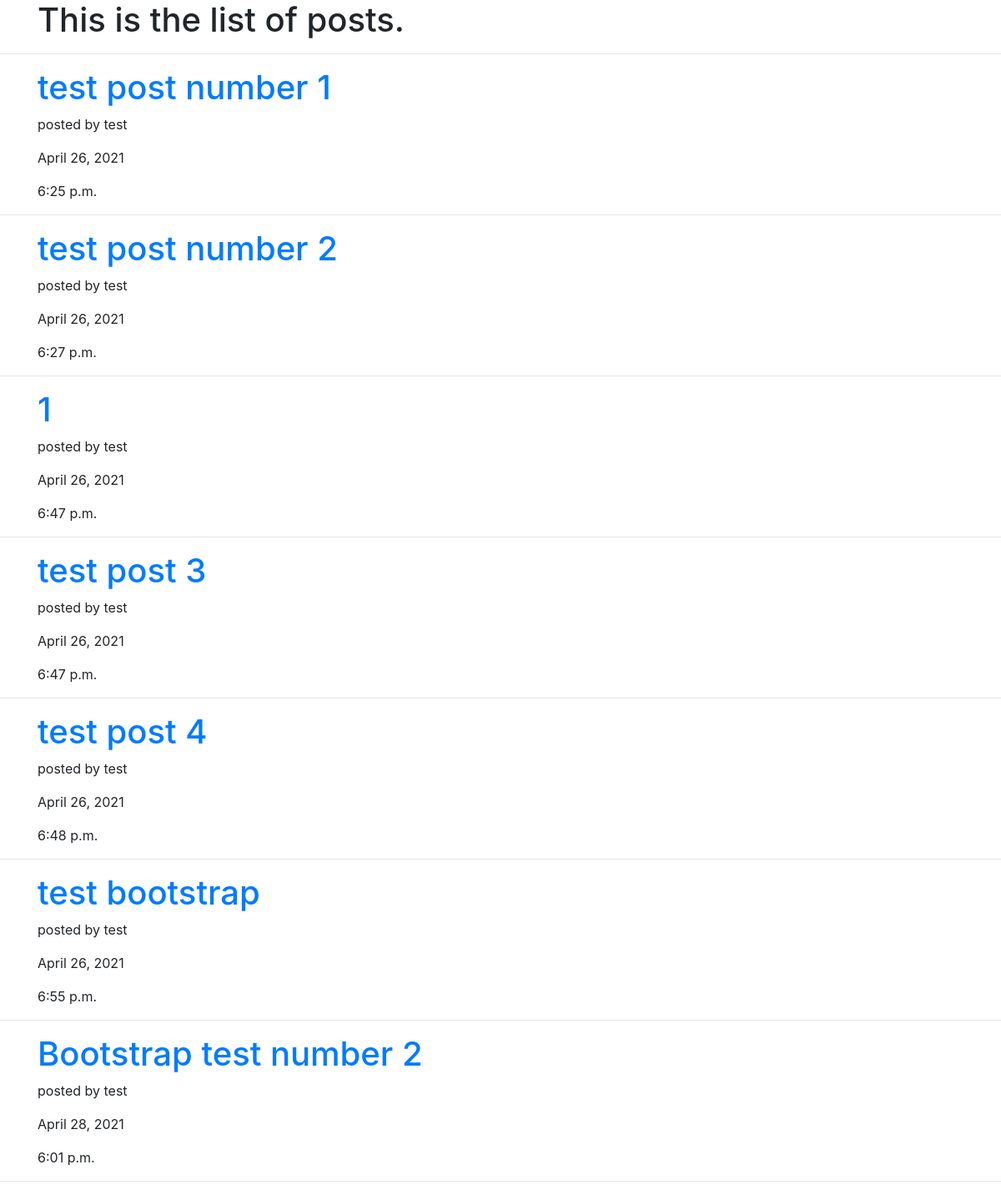
The app's page /posts/, older data.
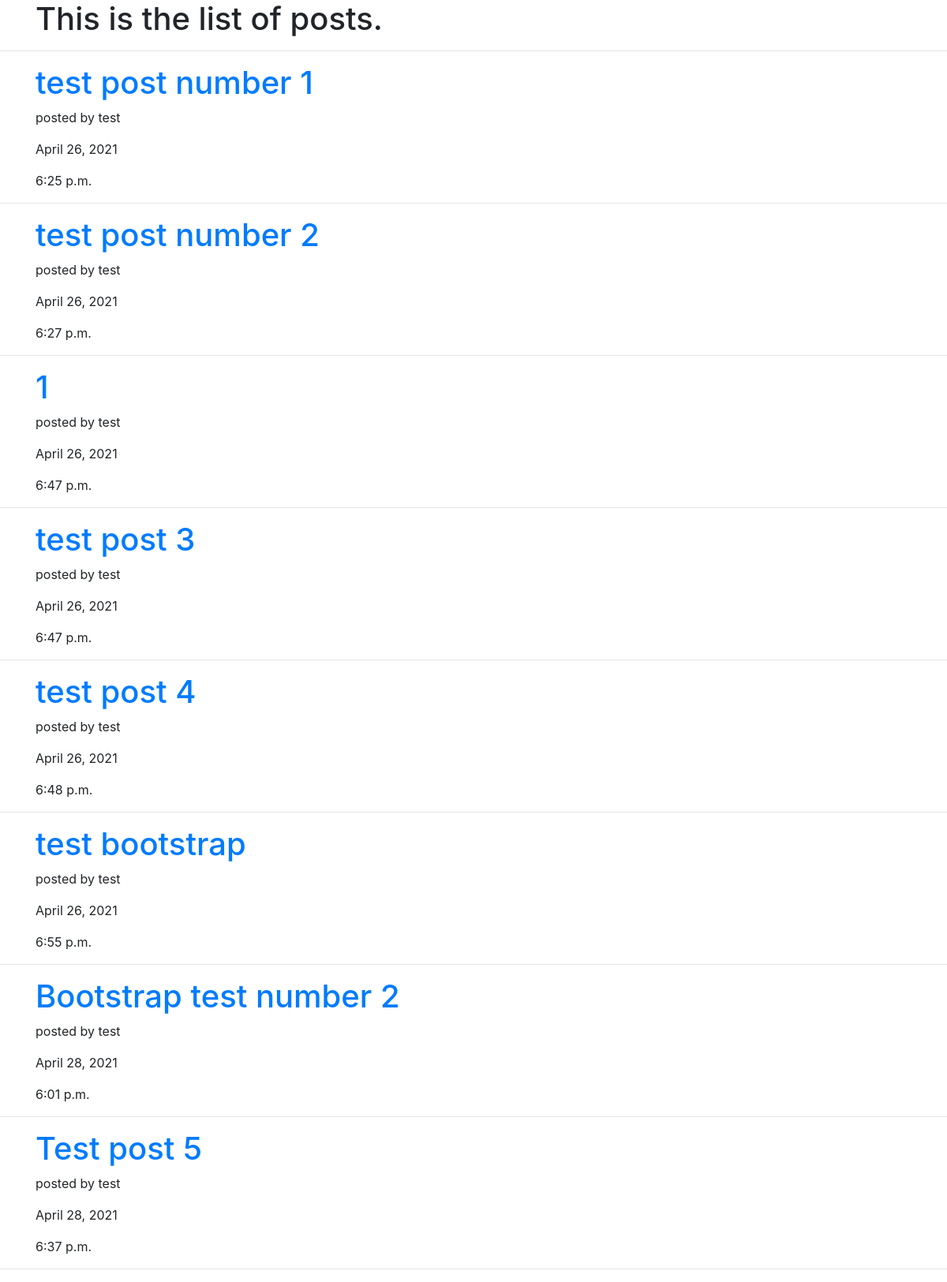
The same page, newer data.
### post/models.py (models this page shows, shortened)
class Post(models.Model):
    id = models.BigAutoField(primary_key=True)
    userPosted = models.ForeignKey(User, on_delete=models.CASCADE,null=True, blank=True)
    thread = models.ForeignKey(Thread, on_delete=models.CASCADE,null=True, blank=True)
    title = models.CharField(max_length=30)
    content = models.CharField(max_length=500)
    pub_date = models.DateTimeField('date published')

### post/views.py (the view)
# urls.py: path('posts/', views.post_list_view),
def post_list_view(request):
    post_objects = Post.objects.order_by("pub_date")
    context = {"post_objects": post_objects}
    return render(request, "post/index.html", context)

### post/templates/post/index.html (shortened to what this page needs)
<!DOCTYPE html>
<html lang="en">
<head>
    <link rel="stylesheet" href="https://maxcdn.bootstrapcdn.com/bootstrap/4.0.0/css/bootstrap.min.css">
</head>
<body>
    <div class="container">
        <h1>This is the list of posts.</h1>
    </div>
    <hr />
    {% for post in post_objects %}
        <div class="container">
            <h1><a href="/posts/{{post.id}}">{{post.title}}</a></h1>
            <p>posted by {{post.userPosted}}</p>
            <p>{{post.pub_date.date}}</p>
            <p>{{post.pub_date.time}}</p>
        </div>
    <hr />
    {% endfor %}
</body>
</html>

Row changes from the older to the newer data that the page shows:
added Post: title "Test post 5", userPosted "test", pub_date "April 28, 2021", pub_date.time "6:37 p.m."
